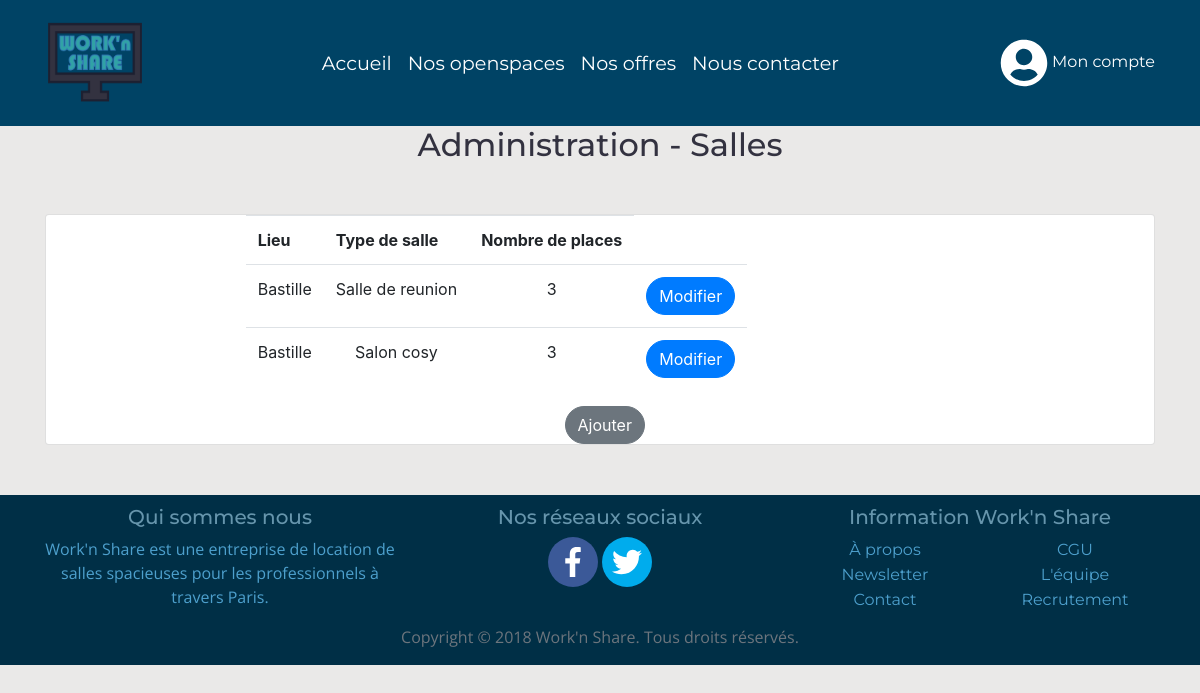
/admin_rooms.php (signed in), run on the app's committed database.
### tables this page shows
CREATE TABLE `room` (
  `id_room` int(11) NOT NULL,
  `type_room` varchar(100) NOT NULL,
  `number_places` int(11) NOT NULL,
  `booked` tinyint(4) NOT NULL DEFAULT '0',
  `id_location` int(11) DEFAULT NULL
);

CREATE TABLE `location` (
  `id_location` int(11) NOT NULL,
  `town` varchar(50) NOT NULL,
  `address` varchar(255) NOT NULL
);

### assets/include/function.php (called while the page is built, shortened)
<?php
function connectDb() {
  try {
    $db = new PDO("mysql:host=".DB_HOST.";dbname=".DB_NAME, DB_USER, DB_PWD);
    $db->setAttribute(PDO::ATTR_ERRMODE, PDO::ERRMODE_EXCEPTION);
  } catch(PDOException $e) {
    die("Erreur de connection: " . $e->getMessage() );
  }
  return $db;
}
function name_town($id){
    $db = connectDb();
    $query = $db->prepare("SELECT town FROM LOCATION WHERE id_location=:id_location");
    $query->bindParam('id_location', $id);
    $query->execute();
    $result = $query->fetch(PDO::FETCH_ASSOC);
    return $result["town"];
}
?>

### admin_rooms.php (the view, shortened to what this page needs)
<?php
    include 'assets/include/head.php';
    $db = connectDb();
    $query = $db->prepare("SELECT * FROM ROOM ORDER BY id_location ASC");
    $query->execute();
    $result = $query->fetchAll();
?>
    <body>
        <?php include 'assets/include/header.php'; ?>
        <section>
            <center><h2>Administration - Salles</h2></center>
            <div class="container main-content">
                <div class="row" style="margin-top:50px; margin-bottom:50px;">
                    <div class="col-md-12">
                        <div class="card">
                            <div class="offset-md-2 col-md-8">
                                <table class="table table-responsive table-hover">
                                    <tr>
                                        <th>Lieu</th>
                                        <th>Type de salle</th>
                                        <th>Nombre de places</th>
                                    </tr>
                                    <?php
                                        foreach($result as $res){
                                                $db = connectDb();
                                                $name =name_town($res[4],$db);
                                            echo '  <tr>
                                                        <td><center>'.$name.'</center></td>
                                                        <td><center>'.$res[1].'</center></td>
                                                        <td><center>'.$res[2].'</center></td>
                                                        <td><a class="btn btn-primary" href="admin_rooms_edit.php?id_room='.$res[0].'&id_location='.$res[4].'" role="button">Modifier</a></td>
                                                    </tr>';
                                        }
                                     ?>
                                </table>
                                <a class="btn btn-secondary" href="admin_rooms_add.php" role="button" style="margin-left:45%;">Ajouter</a>
                            </div>
                        </div>
                    </div>
                </div>
            </div>
        </section>
        <?php include "assets/include/footer.php"; ?>
    </body>
</html>

### assets/css/stylesheet.css (style rules this page uses)
html, body { height: 100%; }
body { background-color: #eae9e8; }
h1, h2, h3, h4, h5, h6 { font-family: 'Montserrat', sans-serif; color: #333240; }
.btn { border-radius: 100px; }

### data on the page
room: id_location.town "Bastille", type_room "Salle de reunion", number_places "3"
room: id_location.town "Bastille", type_room "Salon cosy", number_places "3"
